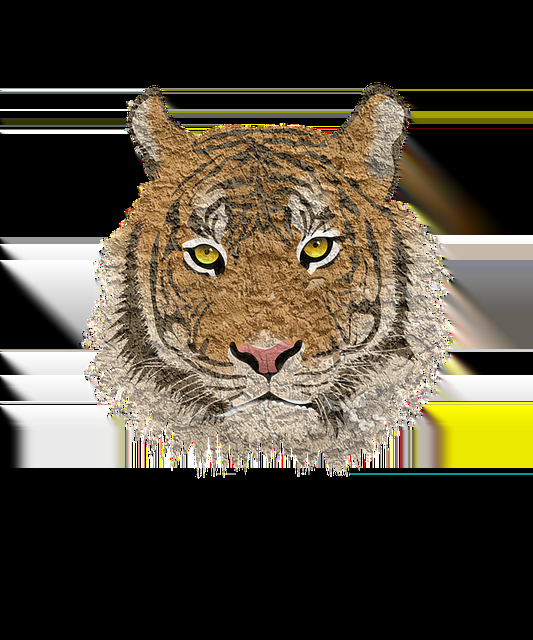
#> input picture tigermask.png, 533 x 640 px, found by its file name
$ python show.py
#> lines starting #> are read from the running program, lines starting #| are printed output that depends on the picture
import cv2
import numpy as np

# 얼굴 검출기
face_cascade = cv2.CascadeClassifier(
    cv2.data.haarcascades + 'haarcascade_frontalface_default.xml'
)

# 호랑이 마스크 PNG (투명 배경)
sticker = cv2.imread('C:/python-opencv/tigermask.png', cv2.IMREAD_UNCHANGED)
#> sticker is the input picture: shape (640, 533, 4); mean B, G, R, A 55.9, 71.3, 79, 73.7

if sticker is None:
    print("스티커 이미지 없음")
    exit()

cap = cv2.VideoCapture(0)

if not cap.isOpened():
    print("카메라 안됨")
    exit()


def overlay_png(background, overlay, x, y, w, h):
    overlay_resized = cv2.resize(overlay, (w, h))

    # 화면 밖으로 나가면 잘라서 처리
    bh, bw = background.shape[:2]

    if x >= bw or y >= bh or x + w <= 0 or y + h <= 0:
        return background

    x1 = max(x, 0)
    y1 = max(y, 0)
    x2 = min(x + w, bw)
    y2 = min(y + h, bh)

    overlay_x1 = x1 - x
    overlay_y1 = y1 - y
    overlay_x2 = overlay_x1 + (x2 - x1)
    overlay_y2 = overlay_y1 + (y2 - y1)

    overlay_crop = overlay_resized[overlay_y1:overlay_y2, overlay_x1:overlay_x2]

    if overlay_crop.shape[2] < 4:
        return background

    alpha = overlay_crop[:, :, 3] / 255.0
    rgb = overlay_crop[:, :, :3]

    for c in range(3):
        background[y1:y2, x1:x2, c] = (
            alpha * rgb[:, :, c] +
            (1 - alpha) * background[y1:y2, x1:x2, c]
        )

    return background


while True:
    ret, frame = cap.read()
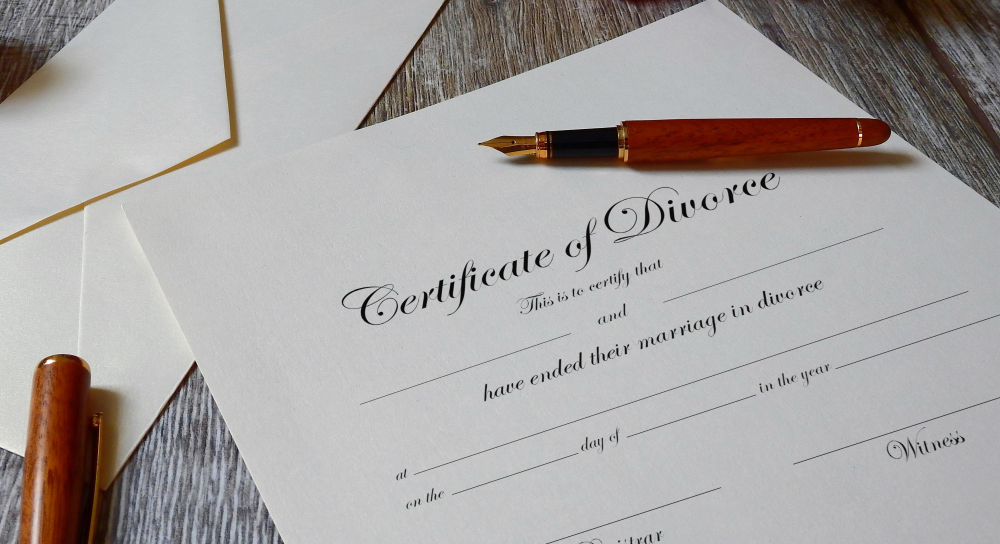
#> input picture img.jpg, 3000 x 1632 px, given in place of the camera (shown at 1/3 size)
#> frame is the input picture: shape (1632, 3000, 3); mean B, G, R 164.8, 165.9, 169.5
    if not ret:
        break

    gray = cv2.cvtColor(frame, cv2.COLOR_BGR2GRAY)
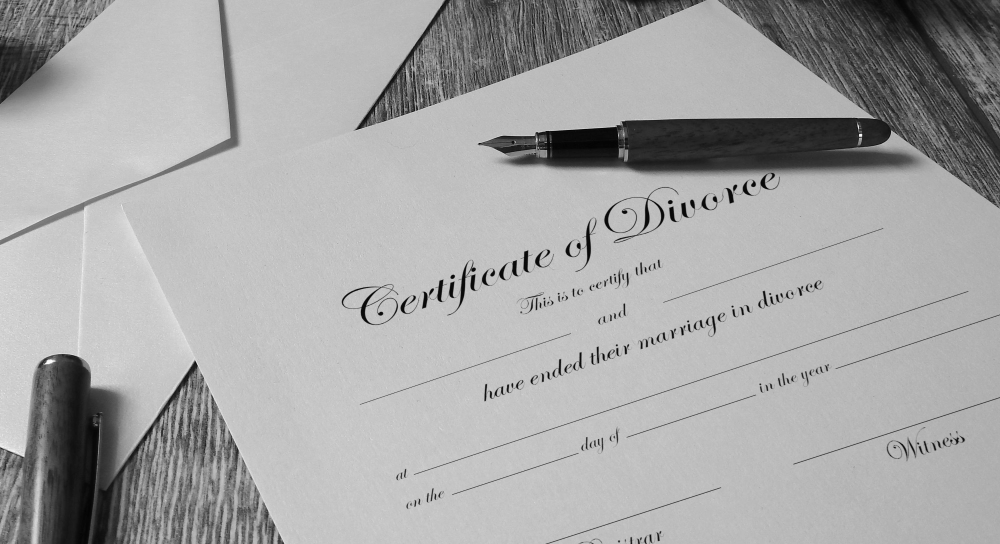
#> gray: shape (1632, 3000) (shown at 1/3 size); min 0, max 255, mean 166.8

    faces = face_cascade.detectMultiScale(
        gray,
        scaleFactor=1.1,
        minNeighbors=5,
        minSize=(80, 80)
    )
#> faces = ()

    for (x, y, w, h) in faces:
        # 🔥 얼굴 전체보다 크게 덮도록 설정
        sticker_w = int(w * 2.0)
        sticker_h = int(h * 2.0)
        sticker_y = y - int(h * 0.5)

        # 🔥 얼굴 중앙 기준 정렬 + 위로 조금 올리기
        sticker_x = x - int((sticker_w - w) / 2)
        sticker_y = y - int(h * 0.4)

        frame = overlay_png(
            frame,
            sticker,
            sticker_x,
            sticker_y,
            sticker_w,
            sticker_h
        )
#> this loop made 0 passes

    cv2.imshow('SNOW Filter', frame)

    if cv2.waitKey(1) & 0xFF == ord('q'):
#> (key q is pressed here)
        break

cap.release()
cv2.destroyAllWindows()
